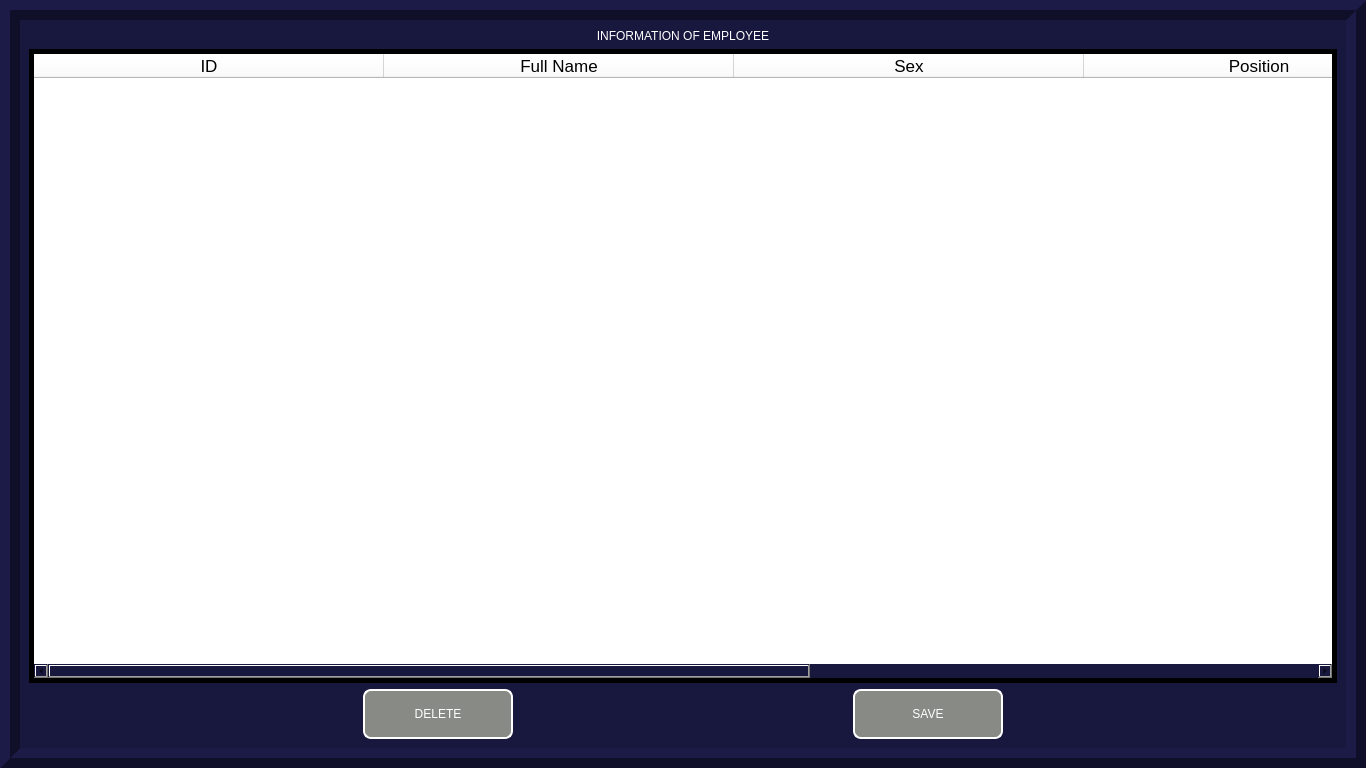
<?xml version="1.0" encoding="UTF-8"?>
<ui version="4.0">
 <class>Form</class>
 <widget class="QWidget" name="Form">
  <property name="windowModality">
   <enum>Qt::NonModal</enum>
  </property>
  <property name="geometry">
   <rect>
    <x>0</x>
    <y>0</y>
    <width>1366</width>
    <height>768</height>
   </rect>
  </property>
  <property name="minimumSize">
   <size>
    <width>1366</width>
    <height>768</height>
   </size>
  </property>
  <property name="maximumSize">
   <size>
    <width>1920</width>
    <height>1080</height>
   </size>
  </property>
  <property name="windowTitle">
   <string>Form</string>
  </property>
  <property name="styleSheet">
   <string notr="true">background-color: rgb(24, 23, 61)</string>
  </property>
  <layout class="QHBoxLayout" name="horizontalLayout">
   <property name="spacing">
    <number>0</number>
   </property>
   <property name="leftMargin">
    <number>0</number>
   </property>
   <property name="topMargin">
    <number>0</number>
   </property>
   <property name="rightMargin">
    <number>0</number>
   </property>
   <property name="bottomMargin">
    <number>0</number>
   </property>
   <item>
    <widget class="QFrame" name="frame">
     <property name="sizePolicy">
      <sizepolicy hsizetype="Expanding" vsizetype="Expanding">
       <horstretch>0</horstretch>
       <verstretch>0</verstretch>
      </sizepolicy>
     </property>
     <property name="frameShape">
      <enum>QFrame::Box</enum>
     </property>
     <property name="frameShadow">
      <enum>QFrame::Raised</enum>
     </property>
     <property name="lineWidth">
      <number>10</number>
     </property>
     <layout class="QVBoxLayout" name="verticalLayout">
      <item>
       <widget class="QLabel" name="label">
        <property name="styleSheet">
         <string notr="true">color: rgb(255, 255, 255);
font: 20pt &quot;Ubuntu&quot;;</string>
        </property>
        <property name="text">
         <string>INFORMATION OF EMPLOYEE</string>
        </property>
        <property name="alignment">
         <set>Qt::AlignCenter</set>
        </property>
       </widget>
      </item>
      <item>
       <widget class="QTableWidget" name="table_database">
        <property name="styleSheet">
         <string notr="true">background-color: rgb(255, 255, 255);
color: rgb(0, 0, 0);</string>
        </property>
        <property name="frameShape">
         <enum>QFrame::Box</enum>
        </property>
        <property name="frameShadow">
         <enum>QFrame::Plain</enum>
        </property>
        <property name="lineWidth">
         <number>5</number>
        </property>
        <property name="verticalScrollBarPolicy">
         <enum>Qt::ScrollBarAsNeeded</enum>
        </property>
        <property name="horizontalScrollBarPolicy">
         <enum>Qt::ScrollBarAsNeeded</enum>
        </property>
        <property name="sizeAdjustPolicy">
         <enum>QAbstractScrollArea::AdjustIgnored</enum>
        </property>
        <property name="autoScroll">
         <bool>true</bool>
        </property>
        <property name="autoScrollMargin">
         <number>16</number>
        </property>
        <property name="dragEnabled">
         <bool>false</bool>
        </property>
        <property name="dragDropOverwriteMode">
         <bool>true</bool>
        </property>
        <property name="alternatingRowColors">
         <bool>false</bool>
        </property>
        <property name="verticalScrollMode">
         <enum>QAbstractItemView::ScrollPerItem</enum>
        </property>
        <property name="gridStyle">
         <enum>Qt::SolidLine</enum>
        </property>
        <property name="sortingEnabled">
         <bool>false</bool>
        </property>
        <attribute name="horizontalHeaderVisible">
         <bool>true</bool>
        </attribute>
        <attribute name="horizontalHeaderCascadingSectionResizes">
         <bool>true</bool>
        </attribute>
        <attribute name="horizontalHeaderMinimumSectionSize">
         <number>80</number>
        </attribute>
        <attribute name="horizontalHeaderDefaultSectionSize">
         <number>350</number>
        </attribute>
        <attribute name="horizontalHeaderHighlightSections">
         <bool>true</bool>
        </attribute>
        <attribute name="horizontalHeaderShowSortIndicator" stdset="0">
         <bool>true</bool>
        </attribute>
        <attribute name="horizontalHeaderStretchLastSection">
         <bool>true</bool>
        </attribute>
        <attribute name="verticalHeaderVisible">
         <bool>true</bool>
        </attribute>
        <attribute name="verticalHeaderCascadingSectionResizes">
         <bool>true</bool>
        </attribute>
        <attribute name="verticalHeaderDefaultSectionSize">
         <number>30</number>
        </attribute>
        <attribute name="verticalHeaderHighlightSections">
         <bool>false</bool>
        </attribute>
        <attribute name="verticalHeaderShowSortIndicator" stdset="0">
         <bool>true</bool>
        </attribute>
        <attribute name="verticalHeaderStretchLastSection">
         <bool>false</bool>
        </attribute>
        <column>
         <property name="text">
          <string>ID</string>
         </property>
         <property name="font">
          <font>
           <pointsize>13</pointsize>
           <stylestrategy>PreferDefault</stylestrategy>
          </font>
         </property>
         <property name="textAlignment">
          <set>AlignCenter</set>
         </property>
         <property name="foreground">
          <brush brushstyle="SolidPattern">
           <color alpha="255">
            <red>0</red>
            <green>0</green>
            <blue>0</blue>
           </color>
          </brush>
         </property>
        </column>
        <column>
         <property name="text">
          <string>Full Name</string>
         </property>
         <property name="font">
          <font>
           <pointsize>13</pointsize>
          </font>
         </property>
         <property name="textAlignment">
          <set>AlignCenter</set>
         </property>
        </column>
        <column>
         <property name="text">
          <string>Sex</string>
         </property>
         <property name="font">
          <font>
           <pointsize>13</pointsize>
          </font>
         </property>
         <property name="textAlignment">
          <set>AlignCenter</set>
         </property>
        </column>
        <column>
         <property name="text">
          <string>Position</string>
         </property>
         <property name="font">
          <font>
           <pointsize>13</pointsize>
          </font>
         </property>
         <property name="textAlignment">
          <set>AlignCenter</set>
         </property>
        </column>
        <column>
         <property name="text">
          <string>Office</string>
         </property>
         <property name="font">
          <font>
           <pointsize>13</pointsize>
          </font>
         </property>
         <property name="textAlignment">
          <set>AlignCenter</set>
         </property>
        </column>
       </widget>
      </item>
      <item>
       <layout class="QHBoxLayout" name="horizontalLayout_3">
        <item>
         <widget class="QPushButton" name="delete_database">
          <property name="sizePolicy">
           <sizepolicy hsizetype="Minimum" vsizetype="Fixed">
            <horstretch>0</horstretch>
            <verstretch>0</verstretch>
           </sizepolicy>
          </property>
          <property name="minimumSize">
           <size>
            <width>150</width>
            <height>50</height>
           </size>
          </property>
          <property name="maximumSize">
           <size>
            <width>150</width>
            <height>50</height>
           </size>
          </property>
          <property name="styleSheet">
           <string notr="true">QPushButton{
border-color: rgb(255 ,255,255);
font: 75 15pt &quot;Ubuntu Condensed&quot;;
background-color: rgb(136, 138, 133);
border-width : 1.5px;
border-style:inset;
border-radius: 8px;
padding: 0 5px;
color: rgb(255, 255, 255);
}
QPushButton:pressed{
	background-color: rgb(32, 74, 135);

}</string>
          </property>
          <property name="text">
           <string>DELETE</string>
          </property>
         </widget>
        </item>
        <item>
         <widget class="QPushButton" name="save_database">
          <property name="sizePolicy">
           <sizepolicy hsizetype="Minimum" vsizetype="Fixed">
            <horstretch>0</horstretch>
            <verstretch>0</verstretch>
           </sizepolicy>
          </property>
          <property name="minimumSize">
           <size>
            <width>150</width>
            <height>50</height>
           </size>
          </property>
          <property name="maximumSize">
           <size>
            <width>150</width>
            <height>50</height>
           </size>
          </property>
          <property name="styleSheet">
           <string notr="true">QPushButton{
border-color: rgb(255 ,255,255);
font: 75 15pt &quot;Ubuntu Condensed&quot;;
background-color: rgb(136, 138, 133);
border-width : 1.5px;
border-style:inset;
border-radius: 8px;
padding: 0 5px;
color: rgb(255, 255, 255);
}
QPushButton:pressed{
	background-color: rgb(32, 74, 135);

}</string>
          </property>
          <property name="text">
           <string>SAVE</string>
          </property>
         </widget>
        </item>
       </layout>
      </item>
     </layout>
    </widget>
   </item>
  </layout>
 </widget>
 <resources/>
 <connections/>
</ui>
